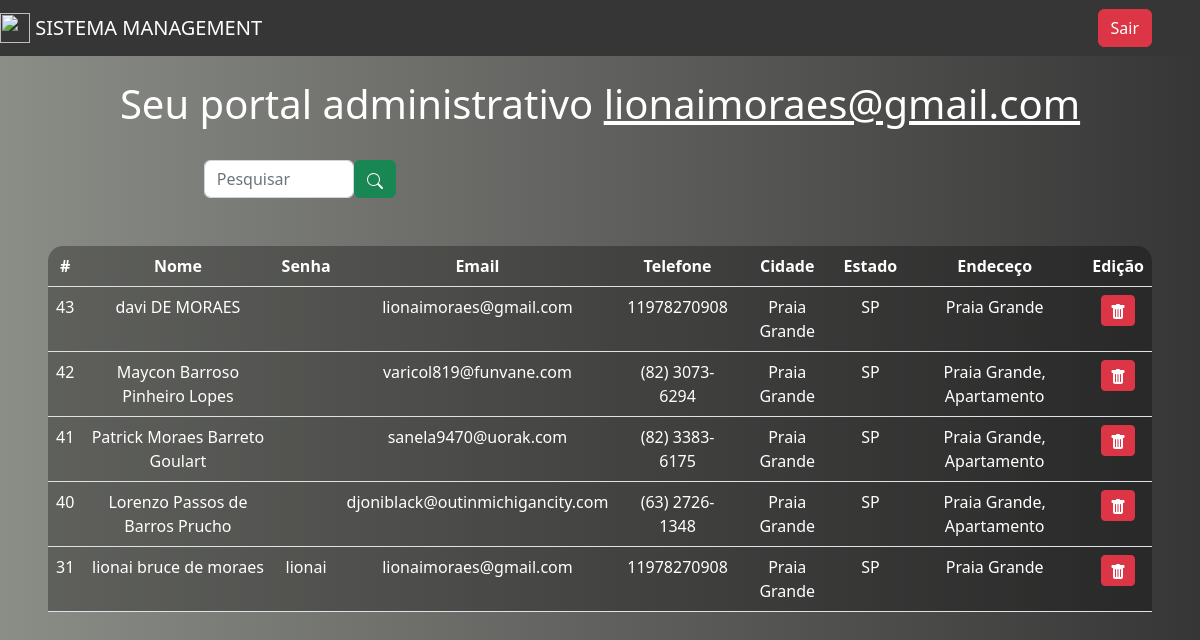
The page /sistema.php (signed in) on the database its author committed.
### tables this page shows
CREATE TABLE `adm` (
  `id` int(11) NOT NULL,
  `nome` varchar(45) DEFAULT NULL,
  `senha` varchar(30) DEFAULT NULL,
  `email` varchar(140) DEFAULT NULL,
  `telefone` varchar(15) DEFAULT NULL,
  `cidade` varchar(45) DEFAULT NULL,
  `estado` varchar(45) DEFAULT NULL,
  `endereco` varchar(45) DEFAULT NULL
);

### sistema.php (the view, shortened to what this page needs)
<?php
   include_once('config.php');
   $logado = $_SESSION['email'];
   if(!empty($_GET['search']))
   {
    $data = $_GET['search'];
    $sql = "SELECT * FROM adm WHERE id LIKE '%$data%' or nome LIKE '%$data%' or email LIKE '%$data%' ORDER BY id DESC";
   }
   else
   {
    $sql = "SELECT * FROM adm ORDER BY id DESC";
   }
   $result = $conexao->query($sql);
?>
<!DOCTYPE html>
<html lang="en">
<head>
    <link href="https://cdn.jsdelivr.net/npm/bootstrap@5.2.3/dist/css/bootstrap.min.css" rel="stylesheet">
</head>
<body>
<nav class="navbar navbar-light style="style= "background-color: rgb(54, 54, 54);">
  <a class="navbar-brand" href="#" style="color:#fff ;">
    <img src="../images/logo.png" width="30" height="30" class="d-inline-block align-top" alt="">
    SISTEMA MANAGEMENT
  </a>
  <div class="d-flex">
    <a href="home.php" class="btn btn-danger me-5">Sair</a>
  </div>
</nav>
<br>
<?php
    echo "<h1>Seu portal administrativo <u>$logado</u></h1>";
    ?>
    <br>
    <div class="box-search">
        <input type="search" class="form-control w-25" placeholder="Pesquisar" id="pesquisar">
        <button onclick="searchData()" class="btn btn-success">
            <svg xmlns="http://www.w3.org/2000/svg" width="16" height="16" fill="currentColor" class="bi bi-search" viewBox="0 0 16 16">
                <path d="M11.742 10.344a6.5 6.5 0 1 0-1.397 1.398h-.001q.044.06.098.115l3.85 3.85a1 1 0 0 0 1.415-1.414l-3.85-3.85a1 1 0 0 0-.115-.1zM12 6.5a5.5 5.5 0 1 1-11 0 5.5 5.5 0 0 1 11 0"/>
              </svg>
        </button>
    </div>
    <div class="m-5">
     <table class="table text-white table-bg">
        <thead>
            <tr>
                <th scope="col">#</th>
                <th scope="col">Nome</th>
                <th scope="col">Senha</th>
                <th scope="col">Email</th>
                <th scope="col">Telefone</th>
                <th scope="col">Cidade</th>
                <th scope="col">Estado</th>
                <th scope="col">Endeceço</th>
                <th scope="col">Edição</th>
            </tr>
        </thead>
        <tbody>
            <?php
                while($user_data = mysqli_fetch_assoc($result))
                {
                    echo "<tr>";
                    echo "<td>" .$user_data['id']."</td>";
                    echo "<td>" .$user_data['nome']."</td>";
                    echo "<td>" .$user_data['senha']."</td>";
                    echo "<td>" .$user_data['email']."</td>";
                    echo "<td>" .$user_data['telefone']."</td>";
                    echo "<td>" .$user_data['cidade']."</td>";
                    echo "<td>" .$user_data['estado']."</td>";
                    echo "<td>" .$user_data['endereco']."</td>";
                    echo "<td>
                         <a class='btn btn-sm btn-danger' href='delete.php?id=$user_data[id]'>
                          <svg xmlns='http://www.w3.org/2000/svg' width='16' height='16' fill='currentColor' class='bi bi-trash-fill' viewBox='0 0 16 16'>
                           <path d='M2.5 1a1 1 0 0 0-1 1v1a1 1 0 0 0 1 1H3v9a2 2 0 0 0 2 2h6a2 2 0 0 0 2-2V4h.5a1 1 0 0 0 1-1V2a1 1 0 0 0-1-1H10a1 1 0 0 0-1-1H7a1 1 0 0 0-1 1zm3 4a.5.5 0 0 1 .5.5v7a.5.5 0 0 1-1 0v-7a.5.5 0 0 1 .5-.5M8 5a.5.5 0 0 1 .5.5v7a.5.5 0 0 1-1 0v-7A.5.5 0 0 1 8 5m3 .5v7a.5.5 0 0 1-1 0v-7a.5.5 0 0 1 1 0'/>
                          </svg>
                         </a>
                    </td>";
                }
            ?>
        </tbody>
     </table>
    </div>
</body>
</html>

### sistema.php (style rules this page uses)
body { background: linear-gradient(to right, rgb(139, 141, 135), rgb(54, 54, 54)); color: #fff; text-align: center; }
.navbar { background-color: #e3f2fd; }
.table-bg { background: rgba(0,0,0,0.3); border-radius: 15px 15px 0 0; }
.box-search { display: flex; justify-content: center; gap: .1%; }
@media (min-width: 768px) { .box-search { width: 50%; } }
.m-5 { overflow-x: auto; }

### rows shown on the page
adm: id "43", nome "davi DE MORAES", email "lionaimoraes@gmail.com", telefone "11978270908", cidade "Praia Grande", estado "SP", endereco "Praia Grande"
adm: id "42", nome "Maycon Barroso Pinheiro Lopes", email "varicol819@funvane.com", telefone "(82) 3073-6294", cidade "Praia Grande", estado "SP", endereco "Praia Grande, Apartamento"
adm: id "41", nome "Patrick Moraes Barreto Goulart", email "sanela9470@uorak.com", telefone "(82) 3383-6175", cidade "Praia Grande", estado "SP", endereco "Praia Grande, Apartamento"
adm: id "40", nome "Lorenzo Passos de Barros Prucho", email "djoniblack@outinmichigancity.com", telefone "(63) 2726-1348", cidade "Praia Grande", estado "SP", endereco "Praia Grande, Apartamento"
adm: id "31", nome "lionai bruce de moraes", senha "lionai", email "lionaimoraes@gmail.com", telefone "11978270908", cidade "Praia Grande", estado "SP", endereco "Praia Grande"

### other values the page prints
$logado "lionaimoraes@gmail.com"
